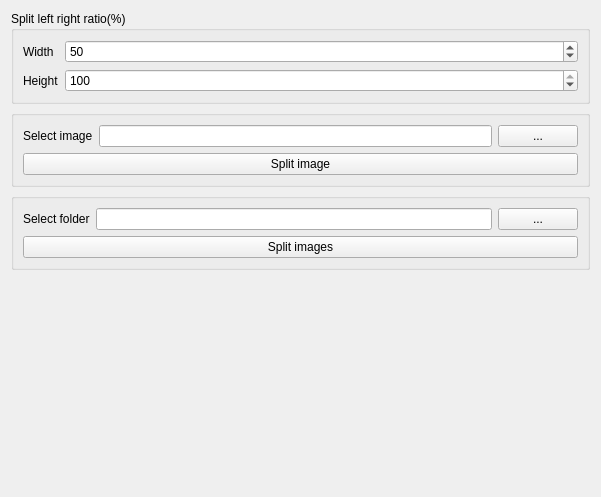
<?xml version="1.0" encoding="UTF-8"?>
<ui version="4.0">
 <class>image_cropper</class>
 <widget class="QWidget" name="image_cropper">
  <property name="geometry">
   <rect>
    <x>0</x>
    <y>0</y>
    <width>601</width>
    <height>497</height>
   </rect>
  </property>
  <property name="windowTitle">
   <string>Form</string>
  </property>
  <layout class="QVBoxLayout" name="verticalLayout_3">
   <item>
    <widget class="QGroupBox" name="groupBox">
     <property name="title">
      <string>Split left right ratio(%)</string>
     </property>
     <layout class="QGridLayout" name="gridLayout">
      <item row="0" column="0">
       <widget class="QLabel" name="label_2">
        <property name="sizePolicy">
         <sizepolicy hsizetype="Maximum" vsizetype="Preferred">
          <horstretch>0</horstretch>
          <verstretch>0</verstretch>
         </sizepolicy>
        </property>
        <property name="text">
         <string>Width</string>
        </property>
       </widget>
      </item>
      <item row="0" column="1">
       <widget class="QSpinBox" name="spinBoxSplitLeftRightRatioWidth">
        <property name="minimum">
         <number>1</number>
        </property>
        <property name="maximum">
         <number>100</number>
        </property>
        <property name="value">
         <number>50</number>
        </property>
       </widget>
      </item>
      <item row="1" column="0">
       <widget class="QLabel" name="label_3">
        <property name="text">
         <string>Height</string>
        </property>
       </widget>
      </item>
      <item row="1" column="1">
       <widget class="QSpinBox" name="spinBoxSplitLeftRightRatioHeight">
        <property name="minimum">
         <number>1</number>
        </property>
        <property name="maximum">
         <number>100</number>
        </property>
        <property name="value">
         <number>100</number>
        </property>
       </widget>
      </item>
     </layout>
    </widget>
   </item>
   <item>
    <widget class="QGroupBox" name="groupBox_2">
     <property name="title">
      <string/>
     </property>
     <layout class="QVBoxLayout" name="verticalLayout">
      <item>
       <layout class="QHBoxLayout" name="horizontalLayout">
        <item>
         <widget class="QLabel" name="label">
          <property name="text">
           <string>Select image</string>
          </property>
         </widget>
        </item>
        <item>
         <widget class="QLineEdit" name="lineEditImageUrl"/>
        </item>
        <item>
         <widget class="QPushButton" name="pushButtonSelectImage">
          <property name="text">
           <string>...</string>
          </property>
         </widget>
        </item>
       </layout>
      </item>
      <item>
       <widget class="QPushButton" name="pushButtonSplit">
        <property name="text">
         <string>Split image</string>
        </property>
       </widget>
      </item>
     </layout>
    </widget>
   </item>
   <item>
    <widget class="QGroupBox" name="groupBox_3">
     <property name="title">
      <string/>
     </property>
     <layout class="QVBoxLayout" name="verticalLayout_2">
      <item>
       <layout class="QHBoxLayout" name="horizontalLayout_2">
        <item>
         <widget class="QLabel" name="label_4">
          <property name="text">
           <string>Select folder</string>
          </property>
         </widget>
        </item>
        <item>
         <widget class="QLineEdit" name="lineEditFolderUrl"/>
        </item>
        <item>
         <widget class="QPushButton" name="pushButtonSeectFolder">
          <property name="text">
           <string>...</string>
          </property>
         </widget>
        </item>
       </layout>
      </item>
      <item>
       <widget class="QPushButton" name="pushButtonSplitImages">
        <property name="text">
         <string>Split images</string>
        </property>
       </widget>
      </item>
     </layout>
    </widget>
   </item>
   <item>
    <spacer name="verticalSpacer">
     <property name="orientation">
      <enum>Qt::Vertical</enum>
     </property>
     <property name="sizeHint" stdset="0">
      <size>
       <width>20</width>
       <height>322</height>
      </size>
     </property>
    </spacer>
   </item>
  </layout>
 </widget>
 <resources/>
 <connections/>
</ui>
